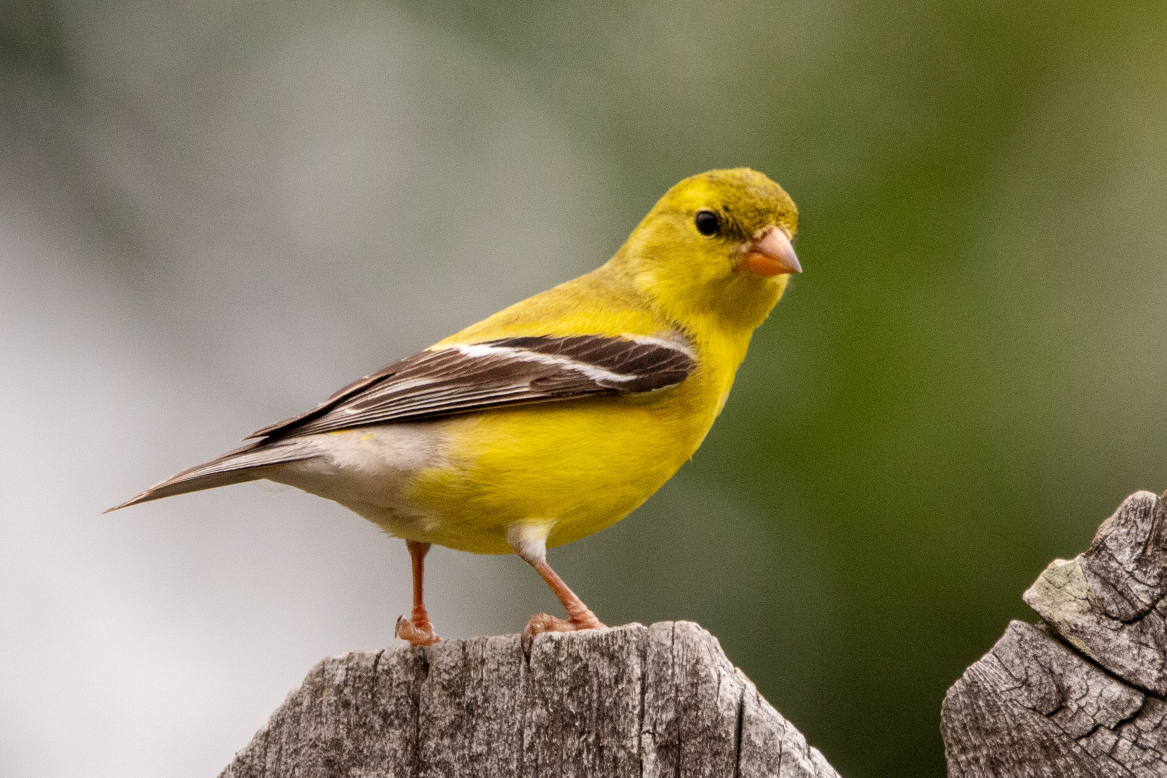
#> input picture resources/bird.jpg, 3500 x 2333 px, given in place of the camera (shown at 1/3 size)
$ python webcam.py
#> lines starting #> are read from the running program, lines starting #| are printed output that depends on the picture; after the words box and inside, x2 and y2 are one past the last pixel; in counts of white or black regions, pixels touching at a corner belong together
import cv2
import numpy as np

kernel = np.ones((5,5), np.uint8)
# cap = cv2.VideoCapture("resources/road.mp4");
cap = cv2.VideoCapture(-1)
cap.set(3, 640)
cap.set(4, 480)
cap.set(10, 100)

while True:
    success, img = cap.read()
#> img is the input picture: shape (2333, 3500, 3); mean B, G, R 94.7, 127.7, 134.9
    img = cv2.cvtColor(img, cv2.COLOR_BGR2GRAY)
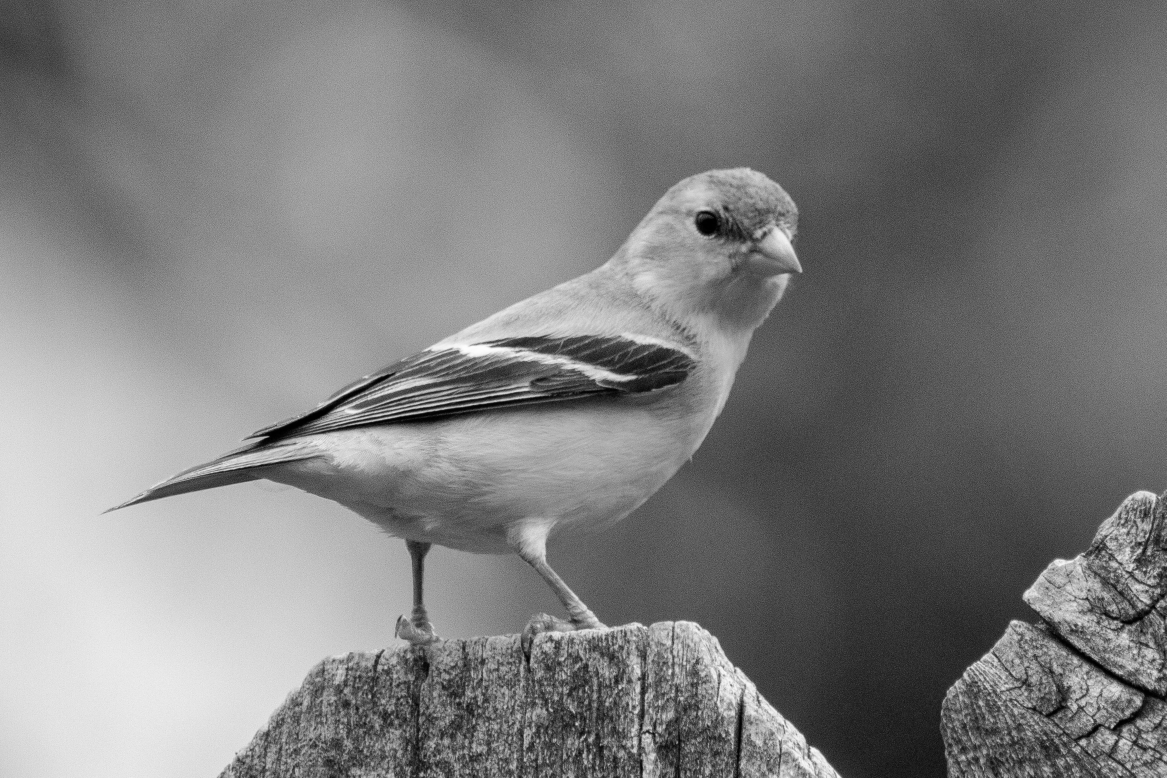
#> img: shape (2333, 3500) (shown at 1/3 size); min 0, max 255, mean 126.1
    # img = cv2.GaussianBlur(img, (15, 15), 0)
    img = cv2.Canny(img, 150, 200)
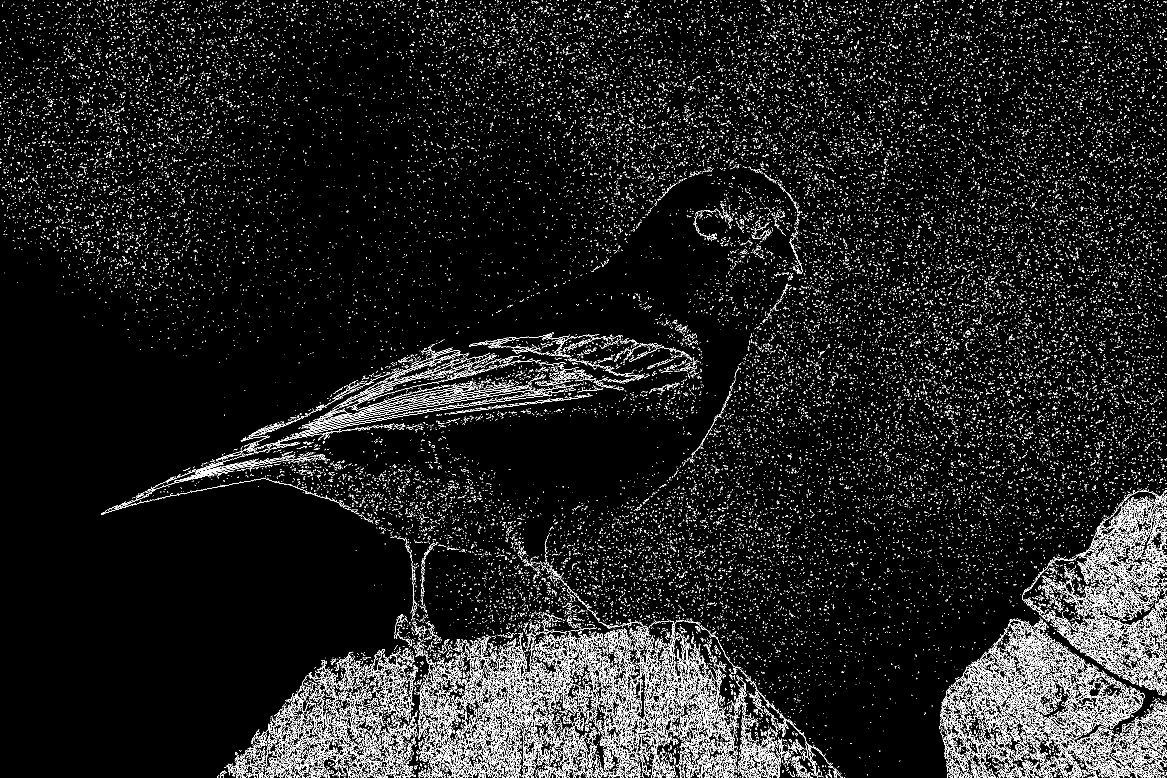
#> img: shape (2333, 3500) (shown at 1/3 size); 5.2% white in thin lines or dots
    img = cv2.dilate(img, kernel, iterations= 1)
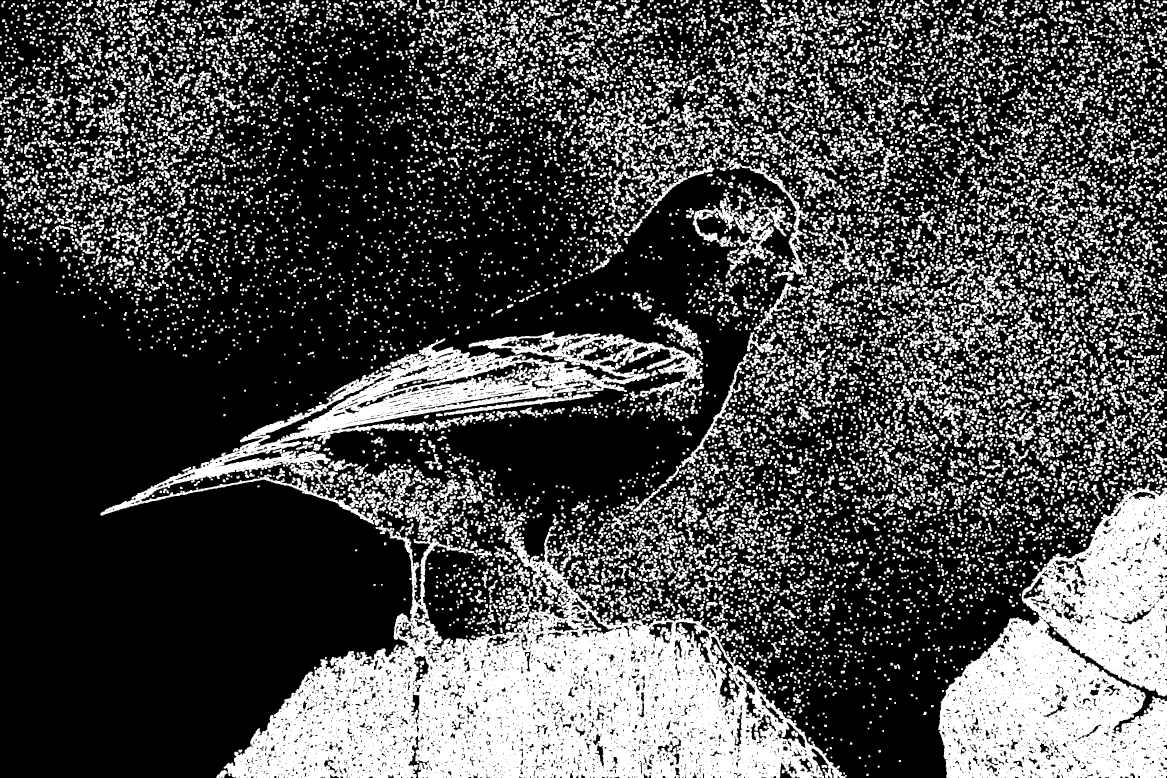
#> img: shape (2333, 3500) (shown at 1/3 size); 30.2% white; 13067 white regions (1 under 20 px), largest, box (x1, y1, x2, y2) and area: (671, 1574, 2540, 2333) 595169, (2815, 1451, 3500, 2333) 364610, (301, 994, 2110, 1577) 167755

    cv2.imshow("video", img)
    if (cv2.waitKey(1) & 0xFF == ord('q')):
#> (key q is pressed here)
        break
